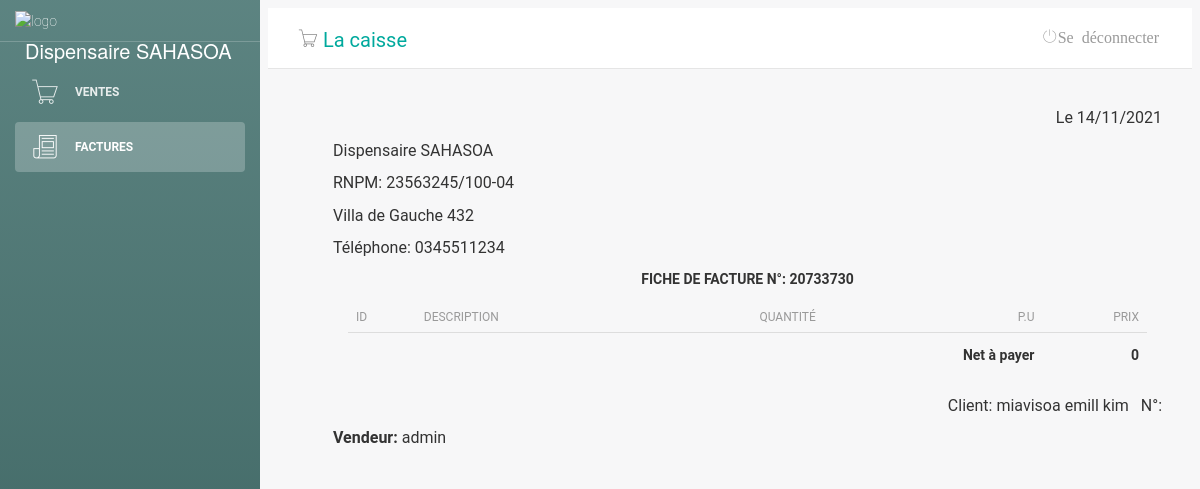
Before: /invoice-detail.php?client=miavisoa emill kim&vendeur=admin&total=1120&numero=20733730 with the older database file.
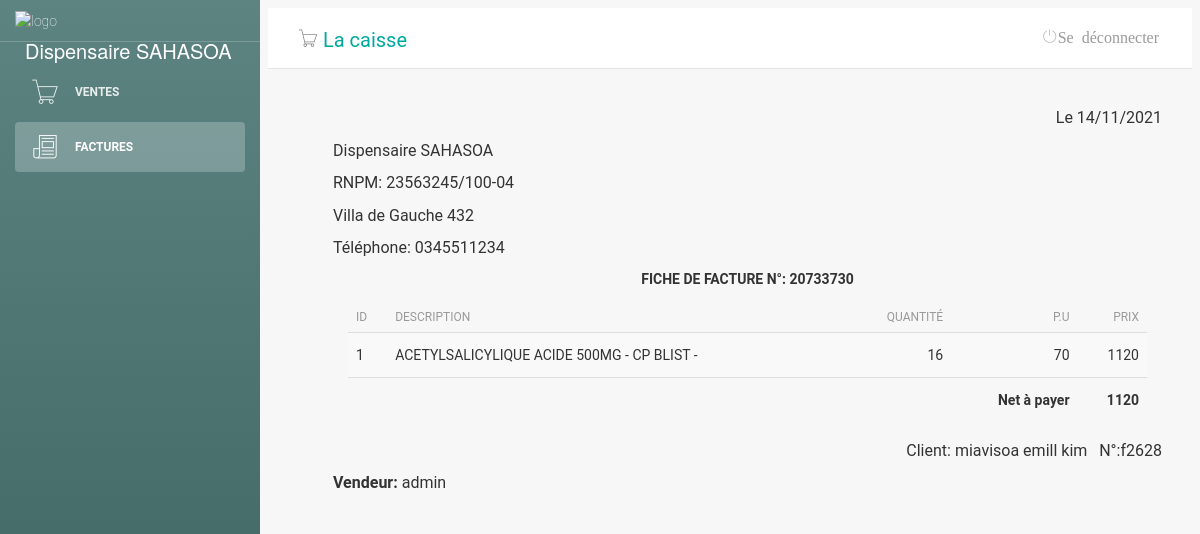
After: the same page with the newer database file.
### tables this page shows
CREATE TABLE "tb_produit_vendu" (
	"id"	INTEGER,
	"numero"	int(11) NOT NULL,
	"codebare"	TEXT,
	"nom"	varchar(255),
	"quant"	int(11),
	"valeur"	NUMERIC,
	"date"	date,
	"benefice"	NUMERIC,
	"type"	TEXT,
	PRIMARY KEY("id" AUTOINCREMENT)
);

CREATE TABLE "tb_clientes" (
	"id"	INTEGER NOT NULL,
	"cpf"	int(11),
	"nome"	varchar(55),
	"dataNascimento"	date,
	"endereco"	varchar(55),
	"numero"	TEXT,
	"bairro"	varchar(55),
	"telefone"	int(11),
	"celular"	int(11),
	"email"	varchar(55),
	"insciption_date"	TEXT,
	"mois"	NUMERIC,
	"an"	NUMERIC,
	PRIMARY KEY("id" AUTOINCREMENT)
);

### invoice-detail.php (the view, shortened to what the changed rows need)
<?php
include('classes/Mysql.php');
$date = date('m/d/y');
$date2 = date_parse("$date");
$jour = $date2['day'];
$mois = $date2['month'];
$annee = $date2['year'];
if (isset($_GET['numero'])) {
$numero = $_GET['numero'];
$vendeur = $_GET['vendeur'];
$client = $_GET['client'];
$req_num_client = $db->query("SELECT * FROM tb_clientes WHERE nome = '$client'");
$num_client = $req_num_client->fetch();
}
$mysql = $db->query("SELECT * FROM tb_profil");
$mysql->execute();
$row = $mysql->fetch();
?>
<!doctype html>
<html lang="pt-br">
<head>
    <link href="css/bootstrap.min.css" rel="stylesheet" />
    <link href="css/animate.min.css" rel="stylesheet" />
    <link href="css/light-bootstrap-dashboard.css?v=1.4.0" rel="stylesheet" />
    <link href="css/demo.css" rel="stylesheet" />
    <link href="css/style.css" rel="stylesheet">
    <link href="css/font-awesome.min.css" rel="stylesheet">
    <link href='css/css' rel='stylesheet' type='text/css'>
    <link href="css/pe-icon-7-stroke.css" rel="stylesheet" />
</head>
<body>
    <div class="wrapper">
        <div class="main-panel">
            <div class="content">
                <div class="container-fluid">
                    <div class="row">
                        <div class="lista-cliente">
                            <h5 style="text-align:right;">Le <?= $jour . "/" . $mois . "/" . $annee ?></h5>
                            <h5><?=$row['name']?></h5>
                            <h5>RNPM: <?=$row['cnpj']?></h5>
                            <h5><?=$row['Adresse']?></h5>
                            <h5>Téléphone: <?=$row['telephone']?></h5>
                            <h6 style='text-align:center;'>FICHE DE FACTURE N°: <?=$numero?></h6>
                            <?php
                            $sql = $db->prepare("SELECT * FROM `tb_produit_vendu` WHERE numero = $numero");
                            $sql->execute();
                            $totals = $sql->fetchAll();
                            $total = 0;
                            $count = 0;
                            $totalQuant = array_column($totals, 'quant');
                            $totalnbr = count(array_column($totals, 'quant'));
                            $totalPrice = array_column($totals, 'valeur');
                            for ($i = 0; $i < $totalnbr; $i++) {
                                $total2 = intval($totalQuant[$i]) * intval($totalPrice[$i]);
                                $total = $total + $total2;
                            }
                            $sql = $db->prepare("SELECT * FROM `tb_produit_vendu` WHERE numero = $numero");
                            $sql->execute();
                            $produtos = $sql->fetchAll();
                            ?>
                            <div class="table-responsive col-md-12">
                                <table class="table table-striped" cellspacing="0" cellpadding="0">
                                    <thead>
                                        <tr>
                                            <th>ID</th>
                                            <th>Description</th>
                                            <th style="text-align:right">Quantité</th>
                                            <th style="text-align:right">p.u</th>
                                            <th style="text-align:right">prix</th>
                                        </tr>
                                    </thead>
                                    <tbody>
                                        <tr>
                                            <?php foreach ($produtos as $value) : ?>
                                                <td><?php echo ++$count; ?></td>
                                                <td style="min-width: 300px;"><?php echo $value['nom'] ?></td>
                                                <td style="text-align:right"><?php echo $value['quant'] ?></td>
                                                <td style="text-align:right"><?php echo $value['valeur'] ?></td>
                                                <td style="text-align:right"><?php echo ($value['valeur'] * $value['quant']) ?></td>
                                        </tr>
                                    <?php endforeach; ?>
                                    <tr>
                                        <td style="text-align:right"><strong><?php echo $total; ?></strong></td>
                                    </tr>
                                    </tbody>
                                </table>
                            </div>
                            <h5 style="text-align:right;">Client:&nbsp;<?= $client ?> &nbsp;&nbsp;N°:<?=$num_client['numero']?></h5>
                            <h5><strong>Vendeur:&nbsp;</strong><?= $vendeur ?></h5>
                        </div>
                    </div>
                </div>
            </div>
        </div>
</body>
</html>

Changed rows visible on the page:
added tb_produit_vendu: nom "ACETYLSALICYLIQUE ACIDE 500MG - CP BLIST -", quant "16", valeur "70", $value['valeur'] * $value['quant'] "1120"
added tb_clientes: numero "f2628"
Other visible differences:
$total: "0" → "1120"
